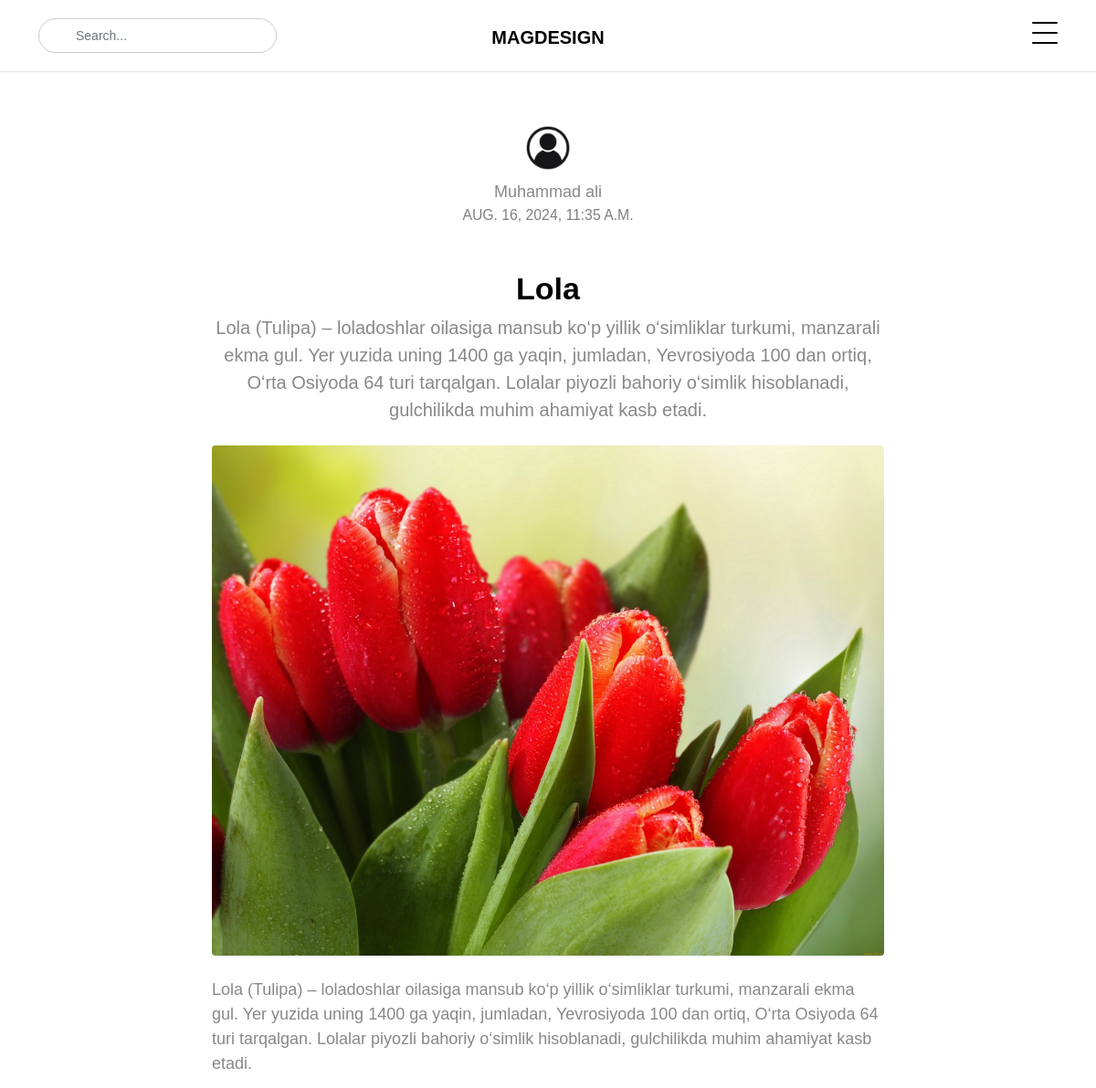
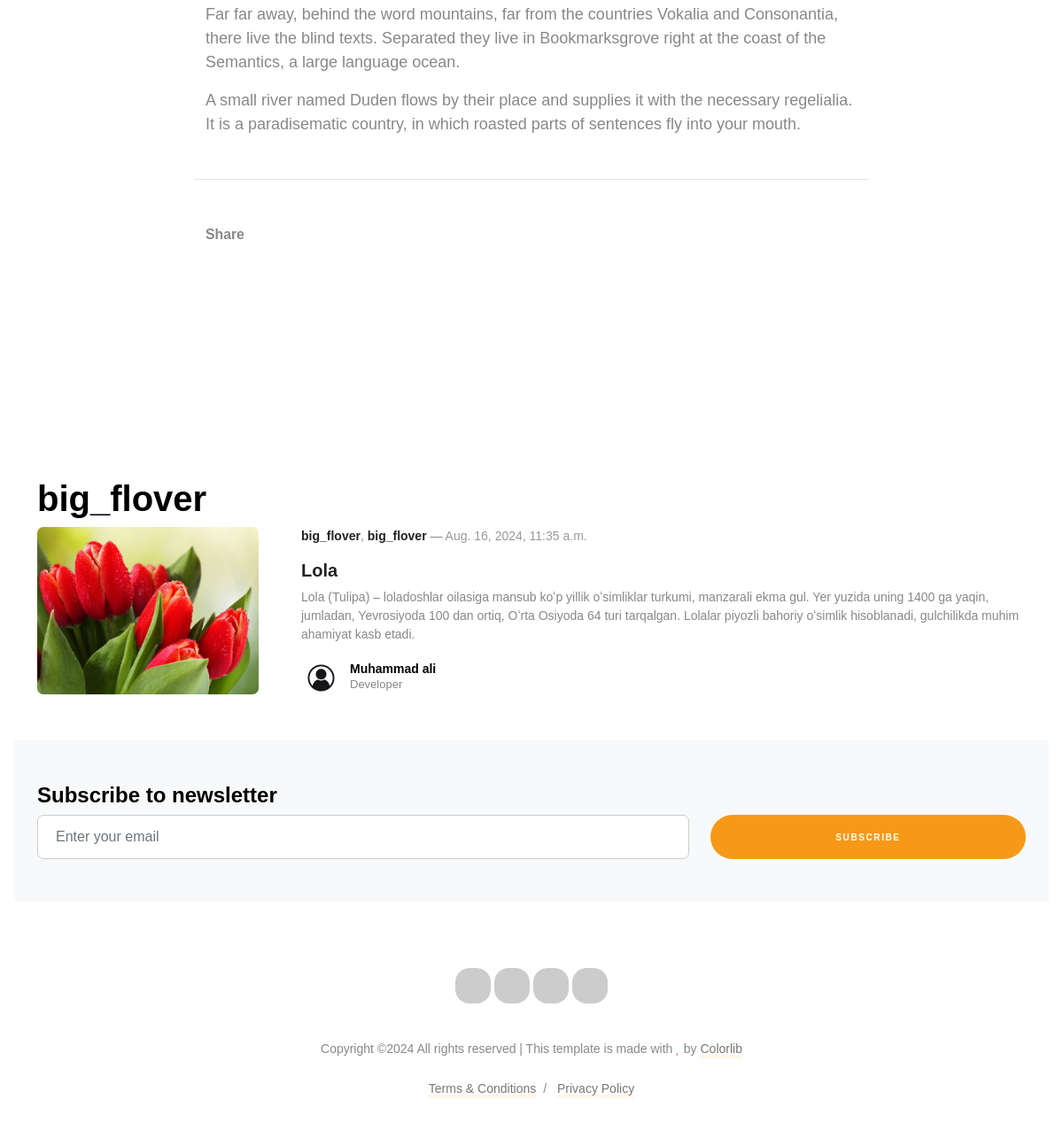
/search/single/2/, run on the app's committed database (2 pictures, top to bottom).
### index/models.py (models this page shows, shortened)
class Article(models.Model):
    title = models.CharField(max_length=160)
    description = models.TextField()
    category = models.CharField(max_length=100)
    author_full_name = models.CharField(max_length=100)
    author_image = models.ImageField(upload_to="images_author/")
    author_job = models.CharField(max_length=100)
    image = models.ImageField(upload_to="images/")
    create_date = models.DateTimeField(auto_now_add=True)

### index/views.py (the view)
# urls.py: path('single/', include("index.urls")),
def single(request, pk):
    article = get_object_or_404(Article, pk=pk)
    all_categories = list(set(Article.objects.values_list('category', flat=True)))
    context = {
        "article": article,
        "all_categories": all_categories
    }
    return render(request, "single.html", context=context)

### template/single.html (shortened to what this page needs)
{% load static %}
<!doctype html>
<html lang="en">
<head>
    <link rel="stylesheet" href="{% static 'fonts/icomoon/style.css'%}">
    <link rel="stylesheet" href="{% static 'fonts/flaticon/font/flaticon.css'%}">
    <link rel="stylesheet" href="{% static 'css/tiny-slider.css'%}">
    <link rel="stylesheet" href="{% static 'css/glightbox.min.css'%}">
    <link rel="stylesheet" href="{% static 'css/aos.css'%}">
    <link rel="stylesheet" href="{% static 'css/style.css'%}">
</head>
<body>
<nav class="site-nav">
    <div class="container">
        <div class="site-navigation">
            <div class="row">
                <div class="col-md-6 text-center order-1 order-md-2 mb-3 mb-md-0">
                    <a href="{% url 'home' %}" class="logo m-0 text-uppercase">MagDesign</a>
                </div>
                <div class="col-md-3 order-3 order-md-1">
                    <form action class="search-form">
                        <span class="icon-search2"></span>
                        <input type="search" class="form-control" placeholder="Search...">
                    </form>
                </div>
                <div class="col-md-3 text-end order-2 order-md-3 mb-3 mb-md-0">
                    <div class="d-flex">
                        <ul class="list-unstyled social me-auto">
                            <li><a><span class="icon-twitter"></span></a></li>
                            <li><a><span class="icon-facebook"></span></a></li>
                            <li><a><span class="icon-instagram"></span></a></li>
                        </ul>
                        <a
                           class="burger ms-auto float-end site-menu-toggle js-menu-toggle d-inline-block"
                           data-toggle="collapse" data-target="#main-navbar">
                            <span></span>
                        </a>
                    </div>
                </div>
            </div>
        </div>
    </div>
</nav>
<div class="section post-section pt-5">
    <div class="container">
        <div class="row justify-content-center">
            <div class="col-lg-8">
                <div class="text-center">
                    <img src="{{ article.author_image.url }}" alt="Image" class="author-pic img-fluid rounded-circle mx-auto">
                </div>
                <span class="d-block text-center">{{ article.author_full_name }}</span>
                <span class="date d-block text-center small text-uppercase text-black-50 mb-5">{{ article.create_date }}</span>
                <h2 class="heading text-center">{{ article.title }}</h2>
                <p class="lead mb-4 text-center">{{ article.description }}</p>
                <img src="{{ article.image.url }}" alt="Image" class="img-fluid rounded mb-4">
                <p>{{ article.description }}</p>
                <p>
                    Far far away, behind the word mountains, far from the countries Vokalia and Consonantia, there live
                    the blind texts. Separated they live in Bookmarksgrove right at the coast of the Semantics, a large
                    language ocean.</p>
                <p>A small river named Duden flows by their place and supplies it with the necessary regelialia. It is a
                    paradisematic country, in which roasted parts of sentences fly into your mouth.
                </p>
                <div class="row mt-5 pt-5 border-top">
                    <div class="col-12">
                        <span class="fw-bold text-black small mb-1">Share</span>
                        <ul class="social list-unstyled">
                            <li><a><span class="icon-facebook"></span></a></li>
                            <li><a><span class="icon-twitter"></span></a></li>
                            <li><a><span class="icon-linkedin"></span></a></li>
                            <li><a><span class="icon-pinterest"></span></a></li>
                        </ul>
                    </div>
                </div>
            </div>
        </div>
    </div>
</div>
<div class="section pb-0">
    <div class="container">
        <div class="row">
            <div class="col-lg-12">
                <h2 class="heading">{{ article.category }}</h2>
            </div>
        </div>
        <div class="row justify-content-center">
                <div class="post-entry d-md-flex small-horizontal mb-5">
                    <div class="me-md-5 thumbnail mb-3 mb-md-0">
                        <img src="{{ article.image.url }}" alt="Image" class="img-fluid">
                    </div>
                    <div class="content">
                        <div class="post-meta mb-3">
                            <a class="category">{{ article.category }}</a>, <a
                                                                                     class="category">{{ article.category }}</a> &mdash;
                            <span class="date">{{ article.create_date }}</span>
                        </div>
                        <h2 class="heading"><a>{{ article.title }}</a></h2>
                        <p>{{ article.description }}</p>
                        <a class="post-author d-flex align-items-center">
                            <div class="author-pic">
                                <img src="{{ article.author_image.url }}" alt="Image">
                            </div>
                            <div class="text">
                                <strong>{{ article.author_full_name }}</strong>
                                <span>{{ article.author_job }}</span>
                            </div>
                        </a>
                    </div>
                </div>
            </div>
        </div>
    </div>
<div class="py-5 bg-light mx-md-3 sec-subscribe">
    <div class="container">
        <div class="row">
            <div class="col-lg-12">
                <h2 class="h4 fw-bold">Subscribe to newsletter</h2>
            </div>
        </div>
        <form href=
                      "https://preview.colorlib.com/theme/magdesign/action" class="row">
            <div class="col-md-8">
                <div class="mb-3 mb-md-0">
                    <input type="email" class="form-control" placeholder="Enter your email">
                </div>
            </div>
            <div class="col-md-4 d-grid">
                <input type="submit" class="btn btn-primary" value="Subscribe">
            </div>
        </form>
    </div>
</div>
<div class="site-footer">
    <div class="container">
        <div class="row justify-content-center copyright">
            <div class="col-lg-7 text-center">
                <div class="widget">
                    <ul class="social list-unstyled">
                        <li><a><span class="icon-facebook"></span></a></li>
                        <li><a><span class="icon-twitter"></span></a></li>
                        <li><a><span class="icon-linkedin"></span></a></li>
                        <li><a><span class="icon-youtube-play"></span></a></li>
                    </ul>
                </div>
                <div class="widget">
                    <p>Copyright &copy;<script>document.write(new Date().getFullYear());</script>
                        All rights reserved | This template is made with <i class="icon-heart text-danger"
                                                                            aria-hidden="true"></i> by <a
                                href="https://colorlib.com" target="_blank" rel="nofollow noopener">Colorlib</a>
                    </p>
                    <div class="d-block">
                        <a class="m-2">Terms &amp; Conditions</a>/
                        <a class="m-2">Privacy Policy</a>
                    </div>
                </div>
            </div>
        </div>
    </div>
</body>
</html>

### data on the page
Article: author_image (picture), author_full_name "Muhammad ali", create_date "AUG. 16, 2024, 11:35 A.M.", title "Lola", description "Lola (Tulipa) – loladoshlar oilasiga mansub koʻp yillik oʻsimliklar turkumi, manzarali ekma gul. Yer yuzida uning 1400 ga yaqin, jumladan, Yevrosiyoda 100 dan ortiq, Oʻrta Osiyoda 64 turi tarqalgan. Lolalar piyozli bahoriy oʻsimlik hisoblanadi, gulchilikda muhim ahamiyat kasb etadi.", image (picture), category "big_flover", create_date "Aug. 16, 2024, 11:35 a.m.", author_job "Developer"
